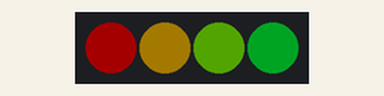
A program run on a simulated Raspberry Pi Pico running MicroPython. Shown: 4 RGB LEDs in strip order, left to right. Dim RGB values are drawn brighter than linear.

Above: at 0.15 s.
At 2.31 s:
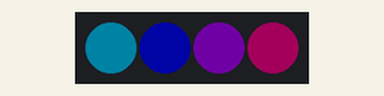
At 5.72 s:
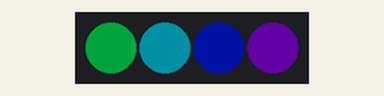
At 11.28 s:
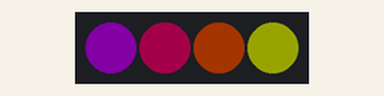
At 16.85 s:
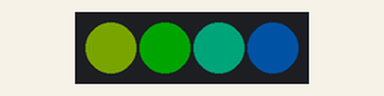
At 22.41 s:
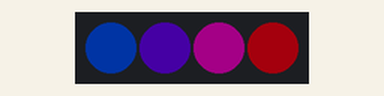
Timing chart, 0 to 22.8 s (numbered marks = the images above):
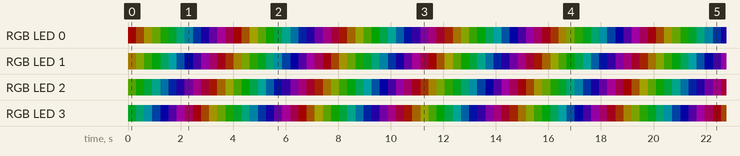

Measured:
- by itself, RGB LED 0: off → RGB(38, 0, 0) at 0.00 s, → RGB(38, 16, 0) 0.31 s later, → RGB(38, 34, 0) 0.31 s later, → RGB(24, 38, 0) 0.31 s later, … (130 changes in this stretch)
- by itself, RGB LED 1: off → RGB(38, 28, 0) at 0.00 s, → RGB(31, 38, 0) 0.31 s later, → RGB(13, 38, 0) 0.31 s later, → RGB(0, 38, 3) 0.31 s later, … (130 changes in this stretch)
- by itself, everything shown: repeats every 19.8 s, in 64 steps

The program:

09_NeoPixel_Rainbow.py
```python
# ================================================================
#  파일명    : 09_NeoPixel_Rainbow.py
#  설명      : 네오픽셀 (RGBW) 4개로 무지개 파도 애니메이션
#             HSV 색공간의 hue 만 시간에 따라 순환
#             각 픽셀은 서로 다른 hue offset 을 가져
#             U4 → U5 → U6 → U7 순으로 색이 흘러가듯 보임
#             W (백색) 채널은 0 으로 두어 순수한 컬러만 표현
#  참고      : 이 보드의 픽셀은 SK6812 계열 RGBW (4채널 · 32비트).
#             일반 WS2812B RGB (3채널 · 24비트) 로 설정하면 데이터가
#             밀려 색·개수 모두 어긋남 → 반드시 bpp=4 사용.
#  대상 부품 : SK6812 RGBW × 4 · GP5 · 데이지체인 (U4 ~ U7)
#  보드      : YeonTahn Board V1
#  회사      : TouchLabs (https://touchlabs.kr)
#  작성자    : yangjipsa
#  작성일    : 2026-08-28
# ================================================================

from machine import Pin
from time import sleep_ms
import neopixel

# ---------- 설정 ----------
NUM = 4                           # 픽셀 수 (U4 ~ U7)
np  = neopixel.NeoPixel(Pin(5), NUM, bpp=4)   # RGBW · 4채널

OFFSET_PER_PIXEL = 32             # 픽셀 간 hue 차이 · 시차 느낌
BASE_STEP        = 2              # base hue 증가량 · 작을수록 부드러움
DELAY_MS         = 30             # 프레임 간격

# ---------- 밝기 게인 · 0.0 ~ 1.0 ----------
#  값이 클수록 눈부심 · 낮게 두면 은은한 무드등
GAIN = 0.15

def hsv_to_rgb(h):
    """h : 0~255 · S=V=최대. 6개 구간 선형 보간."""
    i = h // 43
    f = (h - i * 43) * 6
    q = (255 * (255 - f)) >> 8
    t = (255 * f) >> 8
    if i == 0: return (255, t, 0)
    if i == 1: return (q, 255, 0)
    if i == 2: return (0, 255, t)
    if i == 3: return (0, q, 255)
    if i == 4: return (t, 0, 255)
    return (255, 0, q)

def apply_gain(rgb):
    """(R,G,B) 튜플에 밝기 게인 적용 → (R,G,B,W) 로 변환. W=0."""
    r, g, b = rgb
    return (int(r * GAIN), int(g * GAIN), int(b * GAIN), 0)

def clear():
    for i in range(NUM):
        np[i] = (0, 0, 0, 0)
    np.write()

# ---------- 시작 상태 · 모든 동작 없음 ----------
clear()

try:
    base = 0
    while True:
        for i in range(NUM):
            hue = (base + i * OFFSET_PER_PIXEL) & 0xFF
            np[i] = apply_gain(hsv_to_rgb(hue))
        np.write()
        base = (base + BASE_STEP) & 0xFF
        sleep_ms(DELAY_MS)

except KeyboardInterrupt:
    pass

finally:
    # ---------- 종료 상태 · 모든 동작 없음 ----------
    clear()
```
